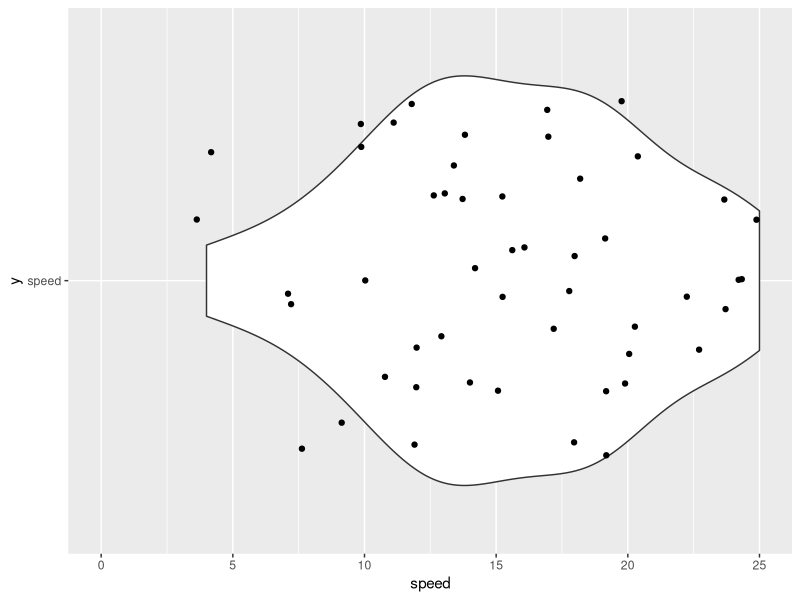
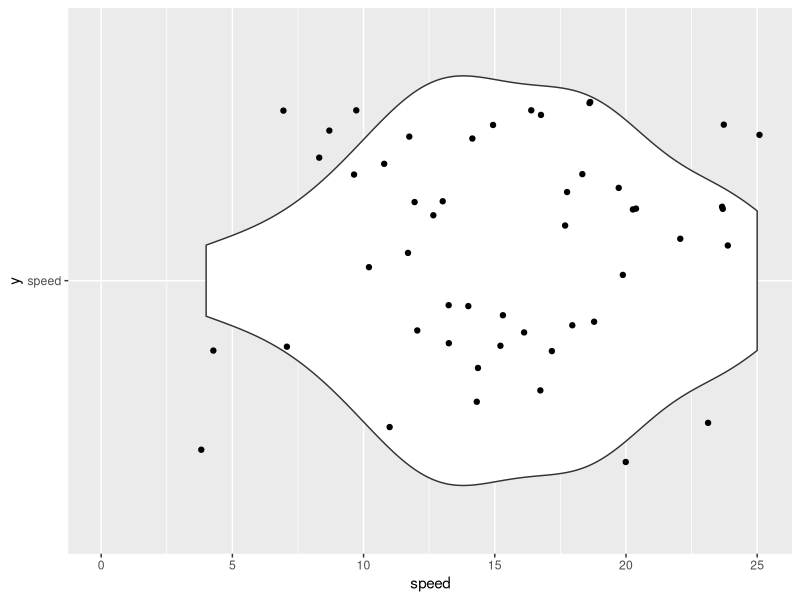
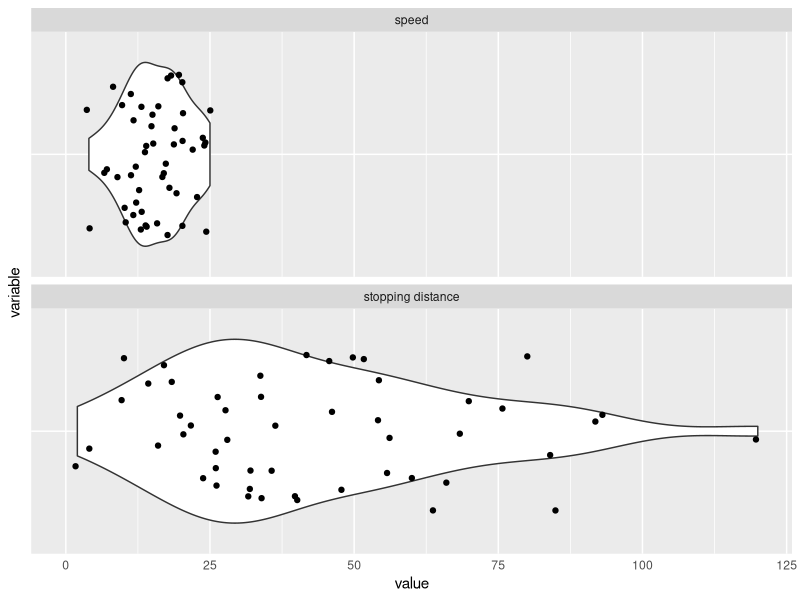
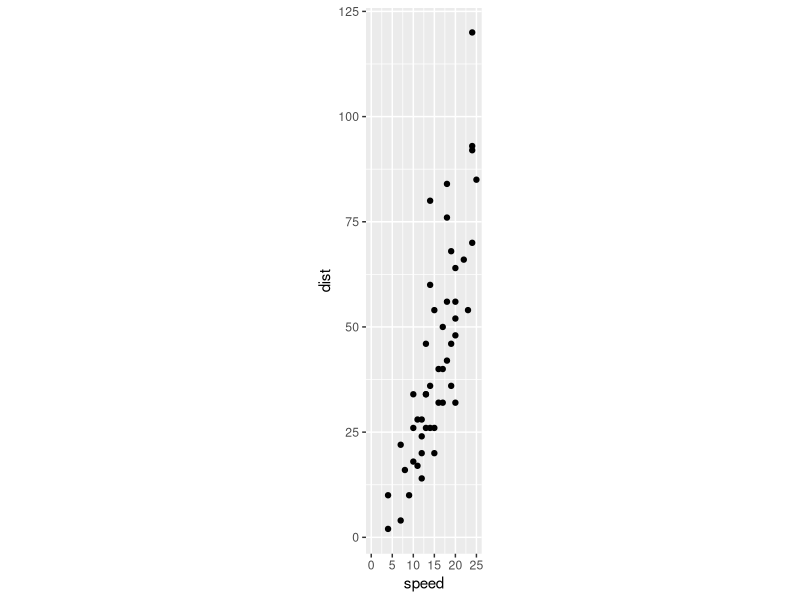
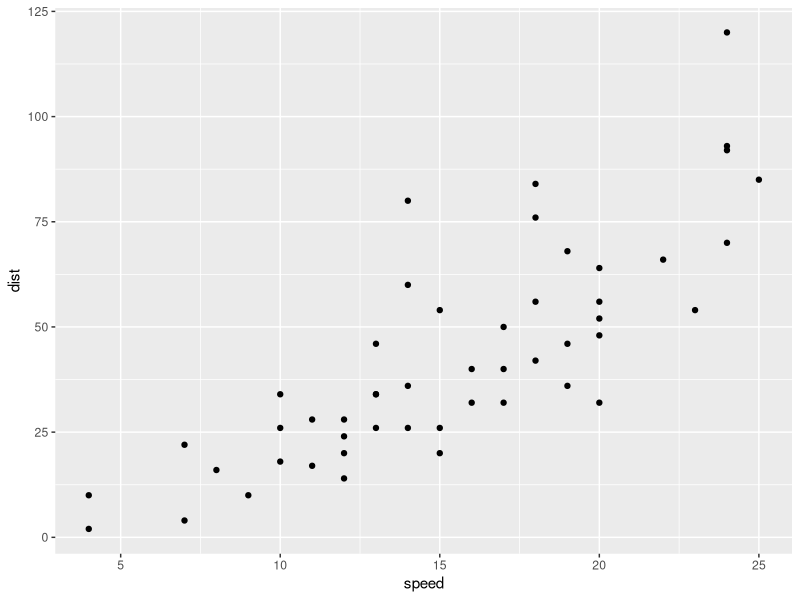
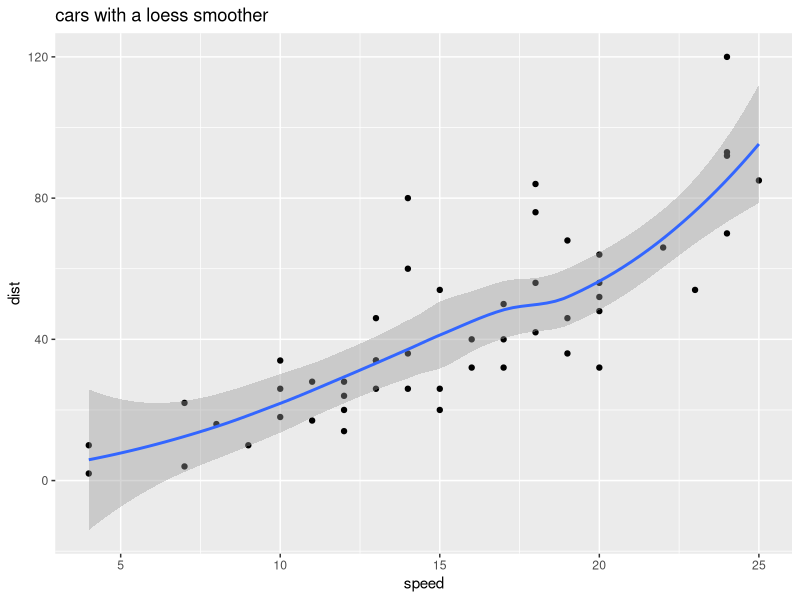
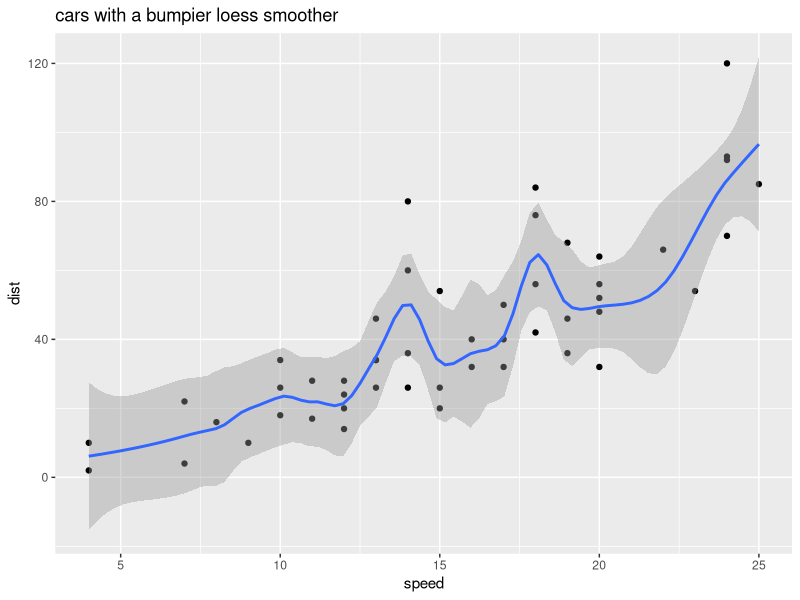
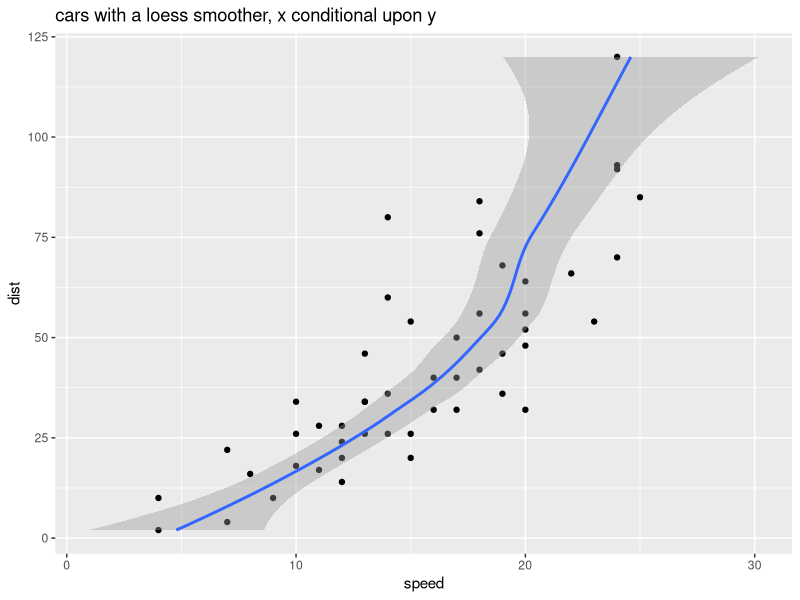

Reproduce these figures in R, in order.
## ---- chunk 1
rm(list=ls()) # Clear workspace. 
knitr::opts_chunk$set(echo = TRUE)
## ---- chunk 2
library(tidyverse)
library(GGally)
library(car)
## ---- chunk 3
str(cars)
## ---- chunk 4
ggplot(data=cars, aes(x=speed, y="speed")) + geom_violin() + geom_jitter() + expand_limits(x=0)
ggplot(data=cars, aes(x=speed, y="speed")) + geom_violin() + geom_jitter() + expand_limits(x=0)
## ---- chunk 5
cars %>% 
  as_tibble() %>%           # Helps with display on the console
  rename('stopping distance'=dist) %>% # Helps with readability
  pivot_longer(cols=c(speed, 'stopping distance'), names_to = "variable") -> cars.long

ggplot(data=cars.long, aes(x=value, y=variable)) + geom_violin() + geom_jitter() + expand_limits(x=0) + 
  facet_wrap(variable ~., ncol = 1, scales="free_y") + 
  # http://www.cookbook-r.com/Graphs/Axes_(ggplot2)/#setting-and-hiding-tick-markers
  theme(axis.ticks = element_blank(), axis.text.y = element_blank())
## ---- chunk 6
ggplot(data=cars, aes(x=speed, y=dist)) + geom_point() + expand_limits(x=0) + coord_equal()
## ---- chunk 7
p <- ggplot(data=cars, aes(x=speed, y=dist)) + geom_point()
p
## ---- chunk 8
p + geom_smooth()                          + ggtitle("cars with a loess smoother")
p + geom_smooth(span = 0.3)                + ggtitle("cars with a bumpier loess smoother")
p + geom_smooth(orientation = "y")         + ggtitle("cars with a loess smoother, x conditional upon y")
p + geom_smooth(method = "lm")             + ggtitle("cars with a linear smoother")
p + geom_smooth(method = "lm", se = FALSE) + ggtitle("cars with a linear smoother, without standard errors")
p + geom_smooth(method = "lm", formula = y ~ splines::bs(x, 3)) + ggtitle("cars with a spline smoother, without standard errors")
## ---- chunk 9
with(cars, cor(speed, dist))
with(cars, var(speed, dist)/(sqrt(  var(speed) * var(dist)  )))
## ---- chunk 10
cars.lm <- lm(dist ~ speed, data=cars)
## ---- chunk 11
str(cars.lm)
names(cars.lm)
cars.lm$model$dist
## ---- chunk 12
cars.lm
print(cars.lm) # Equivalently
## ---- chunk 13
summary(cars.lm) -> cars.lm.summary
str(cars.lm.summary)
cars.lm.summary
## ---- chunk 14
AIC(cars.lm) 
BIC(cars.lm)
## ---- chunk 15
plot(cars.lm, which=1:6)
## ---- chunk 16
# par() will return the current state of R's graphics parameters, and set new ones according to its arguments
old.graphics.parameters <- par(mfrow=c(2,2), mex=0.6, mar=c(4,4,3,2)+.3)
# If run from the console, this will give a 2x2 array of plots. It does not work with knitted output
plot(cars.lm, which=1:4)
# This command restores R's graphics parameters to their previous state
par(old.graphics.parameters)
## ---- chunk 17
cars %>% as.tbl() %>% rownames_to_column() ->  cars.id

ggplot(data=cars.id, aes(x=speed, y=dist)) +
  geom_point(aes(color=ifelse(rowname %in% c("23", "35", "49"), "extraordinary", "ordinary"))) +
  scale_color_discrete(name="data point") + 
  geom_smooth(method = "lm")
## ---- chunk 18
# Let's make this randomness reproducible
set.seed(123) 

# Sample from the row numbers without replacement
training.rows <- sample(1:nrow(cars), 0.8 * nrow(cars))

# Split the cars data into training and test
cars.training <- cars[ training.rows,]
cars.test     <- cars[-training.rows,]
## ---- chunk 19
cars.train.lm <- lm(dist ~ speed, data=cars.training)
summary(cars.train.lm)
summary(cars.lm)
## ---- chunk 20
cars.train.lm <- lm(dist ~ speed, data=cars.training)

cars.test.predictions <- predict(cars.train.lm, cars.test)

tibble(
  predicted=cars.test.predictions,
  actual   =cars.test$dist
) -> cars.test.actual.predicted
## ---- chunk 21
ggplot(data=cars.test.actual.predicted, aes(x=actual, y=predicted)) +
  geom_point() + 
  geom_abline(slope=1) +
  coord_equal() +
  labs(
    title="Stopping distance: predicted vs. actual",
    subtitle="Test set predictions, with an 80/20 training/test split"
    )

with(cars.test.actual.predicted, cor(actual, predicted))
## ---- chunk 22
mtcars %>% select(mpg, disp, hp, drat, wt, qsec) -> mtcars.cont
ggpairs(
  data=mtcars.cont, 
  columns = 1:ncol(mtcars.cont),
  title = "mtcars: continous variables",  
  columnLabels = colnames(mtcars.cont))

## ---- chunk 23
mtcars %>% select(mpg, disp, hp, drat, wt, qsec) -> mtcars.cont

mtcars.cont.lm <- lm(mpg ~ ., data=mtcars.cont)
summary(mtcars.cont.lm)
## ---- chunk 24
confint(mtcars.cont.lm)
## ---- chunk 25
mtcars %>% select(mpg, hp, drat, wt, qsec) -> mtcars.cont.ndisp
mtcars.cont.ndisp.lm <- lm(mpg ~ ., data=mtcars.cont.ndisp)
summary(mtcars.cont.ndisp.lm)
## ---- chunk 26
confint(mtcars.cont.ndisp.lm)
